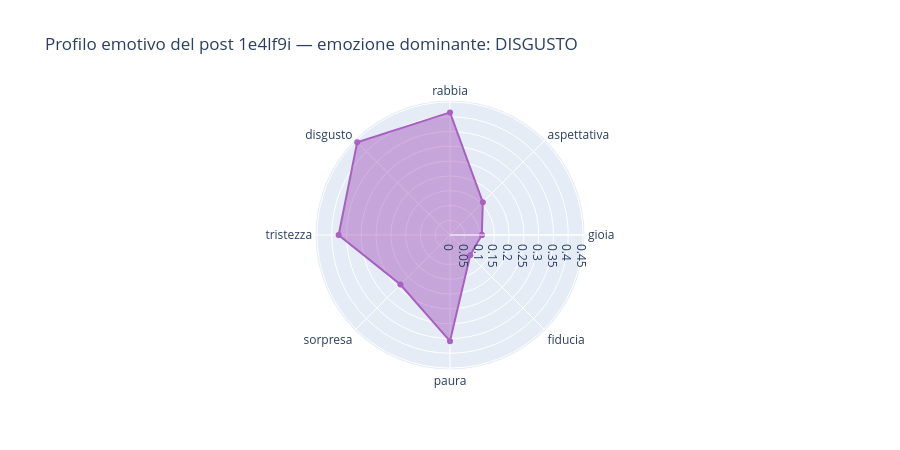

Notebook code cell kept with this figure:
### Code cell
plot_radar_single(
    sc_post_norm, emo_post,
    title=f'Profilo emotivo del post {POST_ID} — emozione dominante: {emo_post.upper()}',
    height=450,
).show()

### Figure 1 — Plotly figure (JSON) as saved in the notebook; plotly's stock layout.template omitted (floating-point values rounded to 4 significant figures)
{"data": [{"fill": "toself", "line": {"color": "#8E24AA"}, "name": "disgusto", "opacity": 0.7, "r": [0.1076, 0.1569, 0.4146, 0.4439, 0.3767, 0.2371, 0.3589, 0.09672, 0.1076], "theta": ["gioia", "aspettativa", "rabbia", "disgusto", "tristezza", "sorpresa", "paura", "fiducia", "gioia"], "type": "scatterpolar"}], "layout": {"polar": {"radialaxis": {"visible": true}}, "title": {"text": "Profilo emotivo del post 1e4lf9i — emozione dominante: DISGUSTO"}, "height": 450}}
